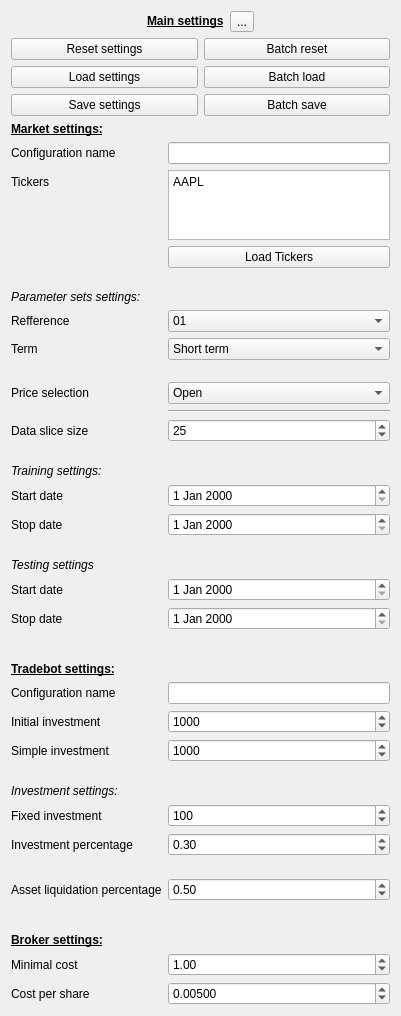
      <widget class="QWidget" name="scrollAreaWidgetContents_7">
       <property name="geometry">
        <rect>
         <x>0</x>
         <y>0</y>
         <width>401</width>
         <height>985</height>
        </rect>
       </property>
       <layout class="QVBoxLayout" name="verticalLayout_17">
        <item>
         <layout class="QHBoxLayout" name="horizontalLayout_17">
          <property name="topMargin">
           <number>0</number>
          </property>
          <item>
           <spacer name="horizontalSpacer_9">
            <property name="orientation">
             <enum>Qt::Horizontal</enum>
            </property>
            <property name="sizeHint" stdset="0">
             <size>
              <width>40</width>
              <height>20</height>
             </size>
            </property>
           </spacer>
          </item>
          <item>
           <widget class="QLabel" name="label_64">
            <property name="text">
             <string>&lt;html&gt;&lt;head/&gt;&lt;body&gt;&lt;p&gt;&lt;span style=&quot; font-size:9pt; font-weight:600; text-decoration: underline;&quot;&gt;Main settings&lt;/span&gt;&lt;/p&gt;&lt;/body&gt;&lt;/html&gt;</string>
            </property>
           </widget>
          </item>
          <item>
           <widget class="QToolButton" name="toolButton_4">
            <property name="text">
             <string>...</string>
            </property>
           </widget>
          </item>
          <item>
           <spacer name="horizontalSpacer_4">
            <property name="orientation">
             <enum>Qt::Horizontal</enum>
            </property>
            <property name="sizeHint" stdset="0">
             <size>
              <width>40</width>
              <height>20</height>
             </size>
            </property>
           </spacer>
          </item>
         </layout>
        </item>
        <item>
         <layout class="QHBoxLayout" name="horizontalLayout_30">
          <property name="topMargin">
           <number>0</number>
          </property>
          <item>
           <layout class="QVBoxLayout" name="verticalLayout_16">
            <property name="topMargin">
             <number>0</number>
            </property>
            <item>
             <widget class="QPushButton" name="main_reset_settings">
              <property name="text">
               <string>Reset settings</string>
              </property>
             </widget>
            </item>
            <item>
             <widget class="QPushButton" name="main_load_settings">
              <property name="text">
               <string>Load settings</string>
              </property>
             </widget>
            </item>
            <item>
             <widget class="QPushButton" name="main_save_settings">
              <property name="text">
               <string>Save settings</string>
              </property>
             </widget>
            </item>
           </layout>
          </item>
          <item>
           <layout class="QVBoxLayout" name="verticalLayout_23">
            <item>
             <widget class="QPushButton" name="batch_reset_settings">
              <property name="text">
               <string>Batch reset</string>
              </property>
             </widget>
            </item>
            <item>
             <widget class="QPushButton" name="batch_load_settings">
              <property name="text">
               <string>Batch load</string>
              </property>
             </widget>
            </item>
            <item>
             <widget class="QPushButton" name="batch_save_settings">
              <property name="text">
               <string>Batch save</string>
              </property>
             </widget>
            </item>
           </layout>
          </item>
         </layout>
        </item>
        <item>
         <layout class="QFormLayout" name="formLayout_4">
          <property name="topMargin">
           <number>0</number>
          </property>
          <item row="1" column="0">
           <widget class="QLabel" name="label_74">
            <property name="text">
             <string>&lt;html&gt;&lt;head/&gt;&lt;body&gt;&lt;p&gt;&lt;span style=&quot; font-size:9pt; font-weight:600; text-decoration: underline;&quot;&gt;Market settings:&lt;/span&gt;&lt;/p&gt;&lt;/body&gt;&lt;/html&gt;</string>
            </property>
           </widget>
          </item>
          <item row="3" column="0">
           <widget class="QLabel" name="label_65">
            <property name="text">
             <string>Tickers</string>
            </property>
           </widget>
          </item>
          <item row="3" column="1">
           <widget class="QPlainTextEdit" name="tickers">
            <property name="plainText">
             <string>AAPL</string>
            </property>
           </widget>
          </item>
          <item row="4" column="1">
           <widget class="QPushButton" name="load_tickers">
            <property name="text">
             <string>Load Tickers</string>
            </property>
           </widget>
          </item>
          <item row="5" column="0">
           <spacer name="verticalSpacer_22">
            <property name="orientation">
             <enum>Qt::Vertical</enum>
            </property>
            <property name="sizeType">
             <enum>QSizePolicy::Fixed</enum>
            </property>
            <property name="sizeHint" stdset="0">
             <size>
              <width>20</width>
              <height>10</height>
             </size>
            </property>
           </spacer>
          </item>
          <item row="6" column="0">
           <widget class="QLabel" name="label_80">
            <property name="text">
             <string>&lt;html&gt;&lt;head/&gt;&lt;body&gt;&lt;p&gt;&lt;span style=&quot; font-style:italic;&quot;&gt;Parameter sets settings:&lt;/span&gt;&lt;/p&gt;&lt;/body&gt;&lt;/html&gt;</string>
            </property>
           </widget>
          </item>
          <item row="7" column="0">
           <widget class="QLabel" name="label_81">
            <property name="text">
             <string>Refference</string>
            </property>
           </widget>
          </item>
          <item row="7" column="1">
           <widget class="QComboBox" name="refference_label">
            <item>
             <property name="text">
              <string>01</string>
             </property>
            </item>
            <item>
             <property name="text">
              <string>02</string>
             </property>
            </item>
            <item>
             <property name="text">
              <string>03</string>
             </property>
            </item>
            <item>
             <property name="text">
              <string>04</string>
             </property>
            </item>
            <item>
             <property name="text">
              <string>05</string>
             </property>
            </item>
            <item>
             <property name="text">
              <string>06</string>
             </property>
            </item>
           </widget>
          </item>
          <item row="8" column="0">
           <widget class="QLabel" name="label_82">
            <property name="text">
             <string>Term</string>
            </property>
           </widget>
          </item>
          <item row="8" column="1">
           <widget class="QComboBox" name="refference_term">
            <item>
             <property name="text">
              <string>Short term</string>
             </property>
            </item>
            <item>
             <property name="text">
              <string>Long term</string>
             </property>
            </item>
           </widget>
          </item>
          <item row="9" column="0">
           <spacer name="verticalSpacer_10">
            <property name="orientation">
             <enum>Qt::Vertical</enum>
            </property>
            <property name="sizeType">
             <enum>QSizePolicy::Fixed</enum>
            </property>
            <property name="sizeHint" stdset="0">
             <size>
              <width>20</width>
              <height>10</height>
             </size>
            </property>
           </spacer>
          </item>
          <item row="10" column="0">
           <widget class="QLabel" name="label_68">
            <property name="text">
             <string>Price selection</string>
            </property>
           </widget>
          </item>
          <item row="10" column="1">
           <widget class="QComboBox" name="price_selection">
            <item>
             <property name="text">
              <string>Open</string>
             </property>
            </item>
            <item>
             <property name="text">
              <string>Close</string>
             </property>
            </item>
           </widget>
          </item>
          <item row="11" column="1">
           <widget class="Line" name="line_11">
            <property name="orientation">
             <enum>Qt::Horizontal</enum>
            </property>
           </widget>
          </item>
          <item row="12" column="0">
           <widget class="QLabel" name="label_73">
            <property name="text">
             <string>Data slice size</string>
            </property>
           </widget>
          </item>
          <item row="12" column="1">
           <widget class="QSpinBox" name="data_slice_size">
            <property name="minimum">
             <number>1</number>
            </property>
            <property name="maximum">
             <number>999999</number>
            </property>
            <property name="value">
             <number>25</number>
            </property>
           </widget>
          </item>
          <item row="13" column="0">
           <spacer name="verticalSpacer_9">
            <property name="orientation">
             <enum>Qt::Vertical</enum>
            </property>
            <property name="sizeType">
             <enum>QSizePolicy::Fixed</enum>
            </property>
            <property name="sizeHint" stdset="0">
             <size>
              <width>20</width>
              <height>10</height>
             </size>
            </property>
           </spacer>
          </item>
          <item row="14" column="0">
           <widget class="QLabel" name="label_66">
            <property name="text">
             <string>&lt;html&gt;&lt;head/&gt;&lt;body&gt;&lt;p&gt;&lt;span style=&quot; font-style:italic;&quot;&gt;Training settings:&lt;/span&gt;&lt;/p&gt;&lt;/body&gt;&lt;/html&gt;</string>
            </property>
           </widget>
          </item>
          <item row="15" column="0">
           <widget class="QLabel" name="label_67">
            <property name="text">
             <string>Start date</string>
            </property>
           </widget>
          </item>
          <item row="15" column="1">
           <widget class="QDateEdit" name="training_start_date"/>
          </item>
          <item row="16" column="0">
           <widget class="QLabel" name="label_69">
            <property name="text">
             <string>Stop date</string>
            </property>
           </widget>
          </item>
          <item row="16" column="1">
           <widget class="QDateEdit" name="training_stop_date"/>
          </item>
          <item row="17" column="0">
           <spacer name="verticalSpacer_11">
            <property name="orientation">
             <enum>Qt::Vertical</enum>
            </property>
            <property name="sizeType">
             <enum>QSizePolicy::Fixed</enum>
            </property>
            <property name="sizeHint" stdset="0">
             <size>
              <width>20</width>
              <height>10</height>
             </size>
            </property>
           </spacer>
          </item>
          <item row="18" column="0">
           <widget class="QLabel" name="label_70">
            <property name="text">
             <string>&lt;html&gt;&lt;head/&gt;&lt;body&gt;&lt;p&gt;&lt;span style=&quot; font-style:italic;&quot;&gt;Testing settings&lt;/span&gt;&lt;/p&gt;&lt;/body&gt;&lt;/html&gt;</string>
            </property>
           </widget>
          </item>
          <item row="19" column="0">
           <widget class="QLabel" name="label_71">
            <property name="text">
             <string>Start date</string>
            </property>
           </widget>
          </item>
          <item row="19" column="1">
           <widget class="QDateEdit" name="testing_start_date"/>
          </item>
          <item row="20" column="0">
           <widget class="QLabel" name="label_72">
            <property name="text">
             <string>Stop date</string>
            </property>
           </widget>
          </item>
          <item row="20" column="1">
           <widget class="QDateEdit" name="testing_stop_date"/>
          </item>
          <item row="21" column="0">
           <spacer name="verticalSpacer_52">
            <property name="orientation">
             <enum>Qt::Vertical</enum>
            </property>
            <property name="sizeType">
             <enum>QSizePolicy::Fixed</enum>
            </property>
            <property name="sizeHint" stdset="0">
             <size>
              <width>20</width>
              <height>20</height>
             </size>
            </property>
           </spacer>
          </item>
          <item row="22" column="0">
           <widget class="QLabel" name="label_131">
            <property name="text">
             <string>&lt;html&gt;&lt;head/&gt;&lt;body&gt;&lt;p&gt;&lt;span style=&quot; font-size:9pt; font-weight:600; text-decoration: underline;&quot;&gt;Tradebot settings:&lt;/span&gt;&lt;/p&gt;&lt;/body&gt;&lt;/html&gt;</string>
            </property>
           </widget>
          </item>
          <item row="24" column="0">
           <widget class="QLabel" name="label_100">
            <property name="text">
             <string>Initial investment</string>
            </property>
           </widget>
          </item>
          <item row="24" column="1">
           <widget class="QSpinBox" name="initial_investment">
            <property name="maximum">
             <number>999999</number>
            </property>
            <property name="value">
             <number>1000</number>
            </property>
           </widget>
          </item>
          <item row="25" column="0">
           <widget class="QLabel" name="label_133">
            <property name="text">
             <string>Simple investment</string>
            </property>
           </widget>
          </item>
          <item row="25" column="1">
           <widget class="QSpinBox" name="s_initial_investment">
            <property name="maximum">
             <number>999999</number>
            </property>
            <property name="value">
             <number>1000</number>
            </property>
           </widget>
          </item>
          <item row="26" column="0">
           <spacer name="verticalSpacer_53">
            <property name="orientation">
             <enum>Qt::Vertical</enum>
            </property>
            <property name="sizeType">
             <enum>QSizePolicy::Fixed</enum>
            </property>
            <property name="sizeHint" stdset="0">
             <size>
              <width>20</width>
              <height>10</height>
             </size>
            </property>
           </spacer>
          </item>
          <item row="27" column="0">
           <widget class="QLabel" name="label_137">
            <property name="text">
             <string>&lt;html&gt;&lt;head/&gt;&lt;body&gt;&lt;p&gt;&lt;span style=&quot; font-style:italic;&quot;&gt;Investment settings:&lt;/span&gt;&lt;/p&gt;&lt;/body&gt;&lt;/html&gt;</string>
            </property>
           </widget>
          </item>
          <item row="28" column="0">
           <widget class="QLabel" name="label_134">
            <property name="text">
             <string>Fixed investment</string>
            </property>
           </widget>
          </item>
          <item row="28" column="1">
           <widget class="QSpinBox" name="fixed_investment">
            <property name="maximum">
             <number>999999</number>
            </property>
            <property name="value">
             <number>100</number>
            </property>
           </widget>
          </item>
          <item row="29" column="0">
           <widget class="QLabel" name="label_135">
            <property name="text">
             <string>Investment percentage</string>
            </property>
           </widget>
          </item>
          <item row="29" column="1">
           <widget class="QDoubleSpinBox" name="investment_percentage">
            <property name="maximum">
             <double>1.000000000000000</double>
            </property>
            <property name="singleStep">
             <double>0.010000000000000</double>
            </property>
            <property name="value">
             <double>0.300000000000000</double>
            </property>
           </widget>
          </item>
          <item row="30" column="0">
           <spacer name="verticalSpacer_54">
            <property name="orientation">
             <enum>Qt::Vertical</enum>
            </property>
            <property name="sizeType">
             <enum>QSizePolicy::Fixed</enum>
            </property>
            <property name="sizeHint" stdset="0">
             <size>
              <width>20</width>
              <height>10</height>
             </size>
            </property>
           </spacer>
          </item>
          <item row="31" column="0">
           <widget class="QLabel" name="label_136">
            <property name="text">
             <string>Asset liquidation percentage</string>
            </property>
           </widget>
          </item>
          <item row="31" column="1">
           <widget class="QDoubleSpinBox" name="asset_liquidation_percentage">
            <property name="maximum">
             <double>1.000000000000000</double>
            </property>
            <property name="singleStep">
             <double>0.010000000000000</double>
            </property>
            <property name="value">
             <double>0.500000000000000</double>
            </property>
           </widget>
          </item>
          <item row="32" column="0">
           <spacer name="verticalSpacer_20">
            <property name="orientation">
             <enum>Qt::Vertical</enum>
            </property>
            <property name="sizeType">
             <enum>QSizePolicy::Fixed</enum>
            </property>
            <property name="sizeHint" stdset="0">
             <size>
              <width>20</width>
              <height>20</height>
             </size>
            </property>
           </spacer>
          </item>
          <item row="33" column="0">
           <widget class="QLabel" name="label_75">
            <property name="text">
             <string>&lt;html&gt;&lt;head/&gt;&lt;body&gt;&lt;p&gt;&lt;span style=&quot; font-weight:600; text-decoration: underline;&quot;&gt;Broker settings:&lt;/span&gt;&lt;/p&gt;&lt;/body&gt;&lt;/html&gt;</string>
            </property>
           </widget>
          </item>
          <item row="34" column="0">
           <widget class="QLabel" name="label_76">
            <property name="text">
             <string>Minimal cost</string>
            </property>
           </widget>
          </item>
          <item row="34" column="1">
           <widget class="QDoubleSpinBox" name="min_transaction_cost">
            <property name="maximum">
             <double>999999.000000000000000</double>
            </property>
            <property name="singleStep">
             <double>0.010000000000000</double>
            </property>
            <property name="value">
             <double>1.000000000000000</double>
            </property>
           </widget>
          </item>
          <item row="35" column="0">
           <widget class="QLabel" name="label_77">
            <property name="text">
             <string>Cost per share</string>
            </property>
           </widget>
          </item>
          <item row="35" column="1">
           <widget class="QDoubleSpinBox" name="transaction_cost_per_share">
            <property name="decimals">
             <number>5</number>
            </property>
            <property name="maximum">
             <double>999999.000000000000000</double>
            </property>
            <property name="value">
             <double>0.005000000000000</double>
            </property>
           </widget>
          </item>
          <item row="2" column="0">
           <widget class="QLabel" name="label_132">
            <property name="text">
             <string>Configuration name</string>
            </property>
           </widget>
          </item>
          <item row="2" column="1">
           <widget class="QLineEdit" name="config_name_market"/>
          </item>
          <item row="23" column="0">
           <widget class="QLabel" name="label_138">
            <property name="text">
             <string>Configuration name</string>
            </property>
           </widget>
          </item>
          <item row="23" column="1">
           <widget class="QLineEdit" name="config_name_tradebot"/>
          </item>
         </layout>
        </item>
        <item>
         <spacer name="verticalSpacer_8">
          <property name="orientation">
           <enum>Qt::Vertical</enum>
          </property>
          <property name="sizeHint" stdset="0">
           <size>
            <width>20</width>
            <height>40</height>
           </size>
          </property>
         </spacer>
        </item>
       </layout>
      </widget>
